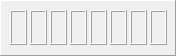
   <widget class="QFrame" name="frame_2">
    <property name="geometry">
     <rect>
      <x>230</x>
      <y>130</y>
      <width>176</width>
      <height>56</height>
     </rect>
    </property>
    <property name="frameShape">
     <enum>QFrame::Panel</enum>
    </property>
    <property name="frameShadow">
     <enum>QFrame::Raised</enum>
    </property>
    <widget class="QFrame" name="FuelSegm2_1">
     <property name="geometry">
      <rect>
       <x>10</x>
       <y>10</y>
       <width>17</width>
       <height>35</height>
      </rect>
     </property>
     <property name="autoFillBackground">
      <bool>true</bool>
     </property>
     <property name="frameShape">
      <enum>QFrame::Box</enum>
     </property>
     <property name="frameShadow">
      <enum>QFrame::Raised</enum>
     </property>
    </widget>
    <widget class="QFrame" name="FuelSegm2_2">
     <property name="geometry">
      <rect>
       <x>30</x>
       <y>10</y>
       <width>17</width>
       <height>35</height>
      </rect>
     </property>
     <property name="autoFillBackground">
      <bool>true</bool>
     </property>
     <property name="frameShape">
      <enum>QFrame::Box</enum>
     </property>
     <property name="frameShadow">
      <enum>QFrame::Raised</enum>
     </property>
    </widget>
    <widget class="QFrame" name="FuelSegm2_3">
     <property name="geometry">
      <rect>
       <x>50</x>
       <y>10</y>
       <width>17</width>
       <height>35</height>
      </rect>
     </property>
     <property name="autoFillBackground">
      <bool>true</bool>
     </property>
     <property name="frameShape">
      <enum>QFrame::Box</enum>
     </property>
     <property name="frameShadow">
      <enum>QFrame::Raised</enum>
     </property>
    </widget>
    <widget class="QFrame" name="FuelSegm2_4">
     <property name="geometry">
      <rect>
       <x>70</x>
       <y>10</y>
       <width>17</width>
       <height>35</height>
      </rect>
     </property>
     <property name="autoFillBackground">
      <bool>true</bool>
     </property>
     <property name="frameShape">
      <enum>QFrame::Box</enum>
     </property>
     <property name="frameShadow">
      <enum>QFrame::Raised</enum>
     </property>
    </widget>
    <widget class="QFrame" name="FuelSegm2_5">
     <property name="geometry">
      <rect>
       <x>90</x>
       <y>10</y>
       <width>17</width>
       <height>35</height>
      </rect>
     </property>
     <property name="autoFillBackground">
      <bool>true</bool>
     </property>
     <property name="frameShape">
      <enum>QFrame::Box</enum>
     </property>
     <property name="frameShadow">
      <enum>QFrame::Raised</enum>
     </property>
    </widget>
    <widget class="QFrame" name="FuelSegm2_6">
     <property name="geometry">
      <rect>
       <x>110</x>
       <y>10</y>
       <width>17</width>
       <height>35</height>
      </rect>
     </property>
     <property name="autoFillBackground">
      <bool>true</bool>
     </property>
     <property name="frameShape">
      <enum>QFrame::Box</enum>
     </property>
     <property name="frameShadow">
      <enum>QFrame::Raised</enum>
     </property>
    </widget>
    <widget class="QFrame" name="FuelSegm2_7">
     <property name="geometry">
      <rect>
       <x>130</x>
       <y>10</y>
       <width>17</width>
       <height>35</height>
      </rect>
     </property>
     <property name="autoFillBackground">
      <bool>true</bool>
     </property>
     <property name="frameShape">
      <enum>QFrame::Box</enum>
     </property>
     <property name="frameShadow">
      <enum>QFrame::Raised</enum>
     </property>
    </widget>
    <widget class="QFrame" name="FuelSegm2_8">
     <property name="geometry">
      <rect>
       <x>150</x>
       <y>10</y>
       <width>17</width>
       <height>35</height>
      </rect>
     </property>
     <property name="autoFillBackground">
      <bool>true</bool>
     </property>
     <property name="frameShape">
      <enum>QFrame::Box</enum>
     </property>
     <property name="frameShadow">
      <enum>QFrame::Raised</enum>
     </property>
    </widget>
   </widget>
